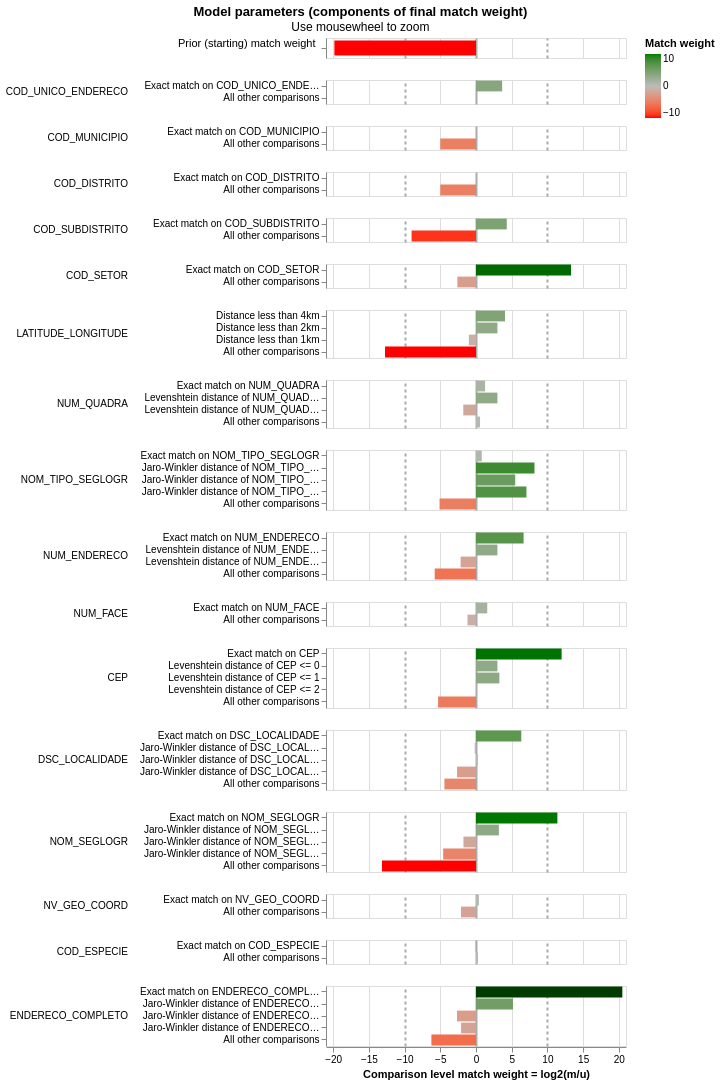

Notebook cell for this chart:
### Markdown cell above
## Visualising model parameters

### Code cell
linker.visualisations.match_weights_chart()
